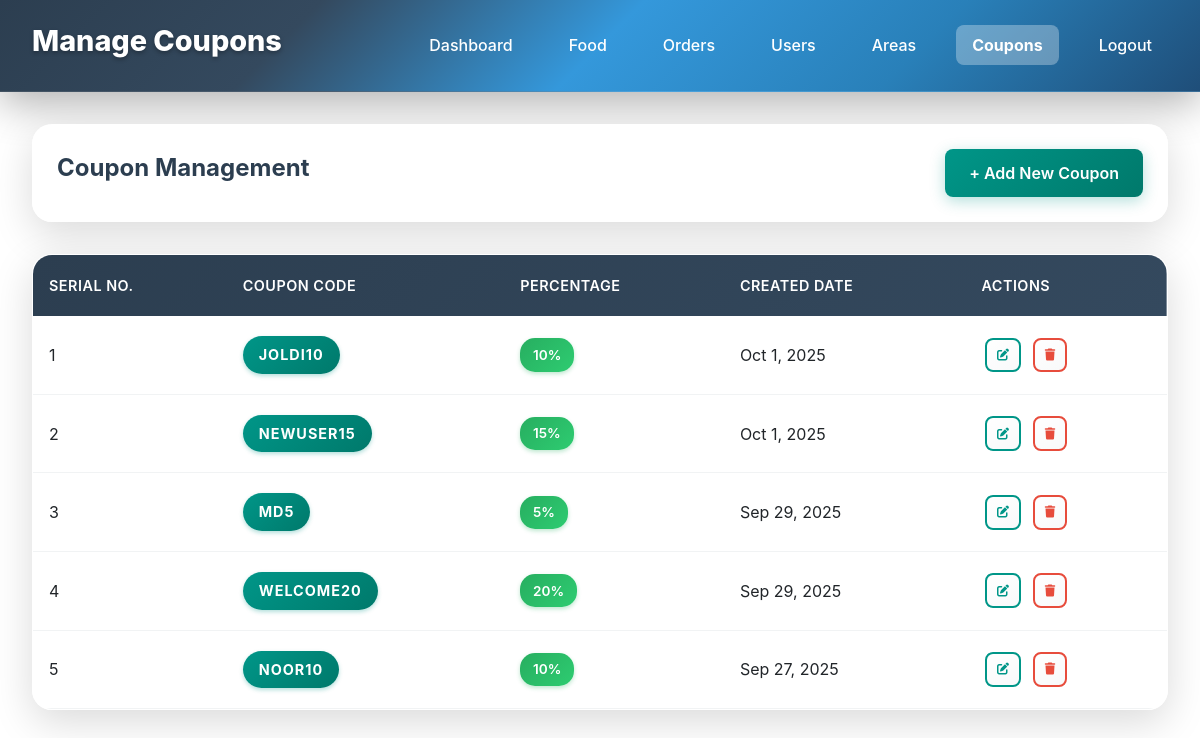
Page /admin/pageAdmin/manage-coupons.php (signed in) on the committed database.
### tables this page shows
CREATE TABLE `coupons` (
  `id` int(11) NOT NULL,
  `coupon_code` varchar(50) NOT NULL,
  `percentage` int(11) NOT NULL CHECK (`percentage` > 0 and `percentage` <= 100),
  `created_date` timestamp NOT NULL DEFAULT current_timestamp()
);

### admin/pageAdmin/manage-coupons.php (the view, shortened to what this page needs)
<?php
$host = 'localhost';
$dbname = 'hungry_hub';
$username = 'root';
$password = '';
try {
    $pdo = new PDO("mysql:host=$host;dbname=$dbname", $username, $password);
    $pdo->setAttribute(PDO::ATTR_ERRMODE, PDO::ERRMODE_EXCEPTION);
} catch (PDOException $e) {
    die("Connection failed: " . $e->getMessage());
}
try {
    $stmt = $pdo->query("SELECT id, coupon_code, percentage, created_date FROM coupons ORDER BY id DESC");
    $coupons = $stmt->fetchAll(PDO::FETCH_ASSOC);
} catch (PDOException $e) {
    $coupons = [];
    $message = 'Error fetching coupons: ' . $e->getMessage();
    $message_type = 'error';
}
?>
<!DOCTYPE html>
<html lang="en">
<head>
    <link href="https://cdn.jsdelivr.net/npm/bootstrap@5.3.2/dist/css/bootstrap.min.css" rel="stylesheet">
    <link rel="stylesheet" href="https://cdnjs.cloudflare.com/ajax/libs/font-awesome/6.4.0/css/all.min.css">
    <link rel="stylesheet" href="../cssAdmin/manage-coupons.css">
</head>
<body>
    <div class="header">
        <h1>Manage Coupons</h1>
        <div class="nav-links">
            <a href="dashboard.php">Dashboard</a>
            <a href="manage-food.php">Food</a>
            <a href="manage-orders.php">Orders</a>
            <a href="manage-users.php">Users</a>
            <a href="manage-areas.php">Areas</a>
            <a href="manage-coupons.php" class="active">Coupons</a>
            <a href="logout.php">Logout</a>
        </div>
    </div>
    <div class="container">
        <div class="page-header">
            <h2>Coupon Management</h2>
            <div class="header-buttons">
                <a href="#" class="add-food-btn" onclick="openCouponModal('add')">+ Add New Coupon</a>
            </div>
        </div>
        <div class="table-container">
            <table class="food-table">
                <thead>
                    <tr>
                        <th>Serial No.</th>
                        <th>Coupon Code</th>
                        <th>Percentage</th>
                        <th>Created Date</th>
                        <th>Actions</th>
                    </tr>
                </thead>
                <tbody>
                    <?php if (empty($coupons)): ?>
                        <tr>
                            <td colspan="5" class="text-center text-muted py-4">
                                <i class="fas fa-tag fa-2x mb-2"></i>
                                <p>No coupons found. Create your first coupon!</p>
                            </td>
                        </tr>
                    <?php else: ?>
                        <?php foreach ($coupons as $index => $coupon): ?>
                            <tr>
                                <td><?php echo $index + 1; ?></td>
                                <td>
                                    <span class="coupon-code"><?php echo htmlspecialchars($coupon['coupon_code']); ?></span>
                                </td>
                                <td>
                                    <span class="percentage-badge"><?php echo $coupon['percentage']; ?>%</span>
                                </td>
                                <td>
                                    <?php
                                    if (isset($coupon['created_date']) && !empty($coupon['created_date'])) {
                                        echo date('M j, Y', strtotime($coupon['created_date']));
                                    } else {
                                        echo 'N/A';
                                    }
                                    ?>
                                </td>
                                <td>
                                    <button class="btn btn-sm btn-outline-primary me-1"
                                        onclick="editCoupon(<?php echo htmlspecialchars(json_encode($coupon)); ?>)">
                                        <i class="fas fa-edit"></i>
                                    </button>
                                    <button class="btn btn-sm btn-outline-danger"
                                        onclick="deleteCoupon(<?php echo $coupon['id']; ?>, '<?php echo htmlspecialchars($coupon['coupon_code']); ?>')">
                                        <i class="fas fa-trash"></i>
                                    </button>
                                </td>
                            </tr>
                        <?php endforeach; ?>
                    <?php endif; ?>
                </tbody>
            </table>
        </div>
    </div>
</body>
</html>

### admin/cssAdmin/manage-coupons.css (style rules this page uses)
* { margin: 0; padding: 0; box-sizing: border-box; }
body { font-family: 'Inter', -apple-system, BlinkMacSystemFont, 'Segoe UI', Roboto, sans-serif; background: #ffffff; width: 100%; overflow-x: hidden; min-height: 100vh; }
.header { background: linear-gradient(135deg, #2c3e50 0%, #34495e 25%, #3498db 50%, #2980b9 75%, #1f4e79 100%); color: white; padding: 1.5rem 2rem; display: flex; justify-content: space-between; align-items: center; box-shadow: 0 12px 40px rgba(0,0,0,0.3); width: 100%; backdrop-filter: blur(10px); border-bottom: 1px solid rgba(255,255,255,0.1); }
.header h1 { font-size: 1.8rem; font-weight: 800; text-shadow: 0 2px 4px rgba(0,0,0,0.3); }
.nav-links { display: flex; gap: 1.5rem; align-items: center; }
.nav-links a { color: white; text-decoration: none; padding: 0.5rem 1rem; border-radius: 8px; transition: all 0.3s ease; font-weight: 500; }
.nav-links a.active { background: rgba(255,255,255,0.3); font-weight: 700; }
.container { max-width: 1200px; margin: 0 auto; padding: 2rem; }
.page-header { display: flex; justify-content: space-between; align-items: center; margin-bottom: 2rem; padding: 1.5rem; background: rgba(255, 255, 255, 0.9); backdrop-filter: blur(10px); border: 1px solid rgba(255, 255, 255, 0.2); border-radius: 20px; box-shadow: 0 12px 40px rgba(0,0,0,0.15); }
.page-header h2 { color: #2c3e50; font-size: 1.5rem; font-weight: 700; }
.header-buttons { display: flex; gap: 1rem; }
.add-food-btn { background: linear-gradient(135deg, #009688 0%, #00796b 100%); color: white; padding: 0.75rem 1.5rem; text-decoration: none; border-radius: 8px; font-weight: 600; transition: all 0.3s ease; box-shadow: 0 4px 15px rgba(0, 150, 136, 0.3); }
.table-container { background: rgba(255, 255, 255, 0.9); backdrop-filter: blur(10px); border: 1px solid rgba(255, 255, 255, 0.2); border-radius: 20px; box-shadow: 0 12px 40px rgba(0,0,0,0.15); overflow: hidden; margin-bottom: 2rem; }
.food-table { width: 100%; border-collapse: collapse; margin: 0; }
.food-table thead { background: linear-gradient(135deg, #2c3e50 0%, #34495e 100%); }
.food-table thead th { color: white; padding: 1.25rem 1rem; text-align: left; font-weight: 600; font-size: 0.9rem; text-transform: uppercase; letter-spacing: 0.5px; border: none; }
.food-table tbody tr { border-bottom: 1px solid #f1f3f4; transition: all 0.3s ease; }
.food-table tbody td { padding: 1.25rem 1rem; vertical-align: middle; border: none; }
.coupon-code { background: linear-gradient(135deg, #009688 0%, #00796b 100%); color: white; padding: 0.5rem 1rem; border-radius: 20px; font-weight: 700; font-size: 0.9rem; letter-spacing: 1px; display: inline-block; box-shadow: 0 2px 4px rgba(0, 150, 136, 0.3); }
.percentage-badge { background: linear-gradient(135deg, #27ae60 0%, #2ecc71 100%); color: white; padding: 0.4rem 0.8rem; border-radius: 15px; font-weight: 600; font-size: 0.85rem; display: inline-block; box-shadow: 0 2px 4px rgba(39, 174, 96, 0.3); }
.btn { padding: 0.5rem 0.75rem; font-size: 0.8rem; border-radius: 8px; transition: all 0.3s ease; border: none; margin: 0 0.25rem; text-decoration: none; display: inline-block; cursor: pointer; }
.btn-sm { padding: 0.4rem 0.6rem; font-size: 0.75rem; }
.btn-outline-primary { background: linear-gradient(145deg, #ffffff 0%, #f8f9fa 100%); color: #009688; border: 2px solid #009688; }
.btn-outline-danger { background: linear-gradient(145deg, #ffffff 0%, #f8f9fa 100%); color: #e74c3c; border: 2px solid #e74c3c; }
.table-container { animation: fadeIn 0.6s ease-out; }

### rows in the picture
coupons: coupon_code "JOLDI10", percentage "10", created_date "Oct 1, 2025"
coupons: coupon_code "NEWUSER15", percentage "15", created_date "Oct 1, 2025"
coupons: coupon_code "MD5", percentage "5", created_date "Sep 29, 2025"
coupons: coupon_code "WELCOME20", percentage "20", created_date "Sep 29, 2025"
coupons: coupon_code "NOOR10", percentage "10", created_date "Sep 27, 2025"
